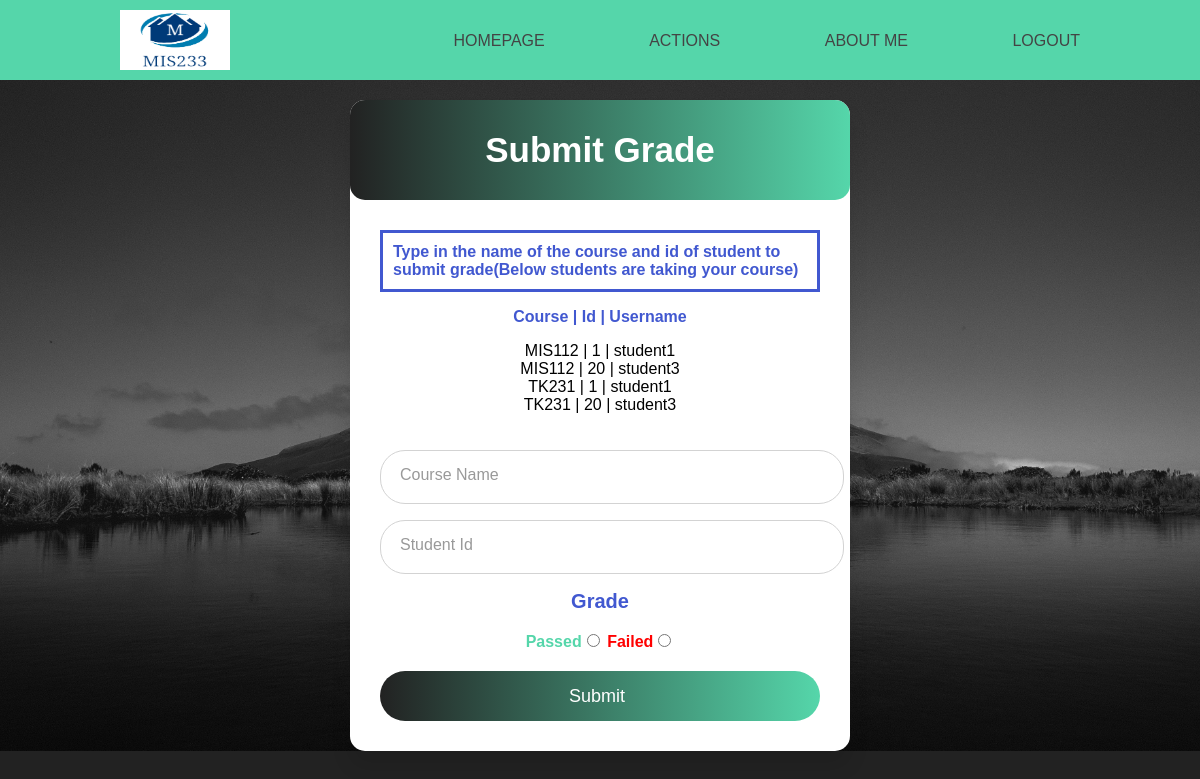
Page /pages/professor/actionProfSubmitGrade.php (signed in) on the committed database.
### tables this page shows
CREATE TABLE `course_students` (
  `id` int(11) NOT NULL,
  `course_id` int(11) NOT NULL,
  `student_id` int(11) NOT NULL,
  `is_graded` int(11) NOT NULL,
  `grade` varchar(30) NOT NULL DEFAULT 'Not Submitted'
);

CREATE TABLE `courses` (
  `course_id` int(11) NOT NULL,
  `course_name` varchar(100) NOT NULL,
  `course_description` varchar(100) NOT NULL,
  `course_quota` int(11) NOT NULL,
  `course_giver_id` int(11) DEFAULT NULL,
  `final_date` date NOT NULL,
  `is_consent_needed` tinyint(1) NOT NULL
);

CREATE TABLE `students` (
  `student_id` int(11) NOT NULL,
  `user_name` varchar(20) NOT NULL,
  `first_name` varchar(100) NOT NULL,
  `last_name` varchar(30) NOT NULL,
  `age` int(11) NOT NULL,
  `email` varchar(100) NOT NULL,
  `password` varchar(100) NOT NULL,
  `tel_number` varchar(11) NOT NULL,
  `is_active` tinyint(1) NOT NULL
);

### pages/professor/actionProfSubmitGrade.php (the view, shortened to what this page needs)
<!DOCTYPE html>
<html lang="en">
<head>
    <link rel="stylesheet" type="text/css" href="../../css/style.css">
</head>
<body>
<?php
include "/xampp/htdocs/project2/dynamics/professor/navigationProf.php";
?>
<?php
$conn=mysqli_connect("127.0.0.1","root","","project2");
$userName=$_SESSION["user_name"];
$sql3="SELECT professor_id FROM professors WHERE user_name='$userName'";
$result3=mysqli_query($conn,$sql3);
$rowx=$result3->fetch_row();
$profId=$rowx[0];
?>
<div class="wrapper" style="width: 500px; margin-top:20px;!important;">
    <div class="title" style="font-size: 35px;!important;">
        Submit Grade
    </div>
    <form action="actionProfSubmitGrade.php" method="post">
        <div class="field">
            <p id="courses">
            <p style="font-family: 'Candara', sans-serif;font-weight: 900;color: #4158d0;border-radius: %80;border: #4158d0 solid;
padding: 10px">
                Type in the name of the course and id of student to submit grade(Below students are taking your course)
            </p>
            <p style="text-align: center;color: #4158d0;font-weight: 700">Course | Id | Username</p>
            <p style="text-align: center;position: relative;" >
                <?php
                $conn=mysqli_connect("127.0.0.1","root","","project2");
                $sql = "    SELECT courses.course_name,course_students.student_id,students.user_name FROM courses
                            INNER JOIN course_students
                            ON course_students.course_id=courses.course_id
                            INNER JOIN students ON students.student_id=course_students.student_id
                            WHERE courses.course_giver_id='$profId' and is_graded=0;
                             ";
                $result = mysqli_query($conn, $sql);
                while($row=mysqli_fetch_array($result)){
                    echo $row["course_name"];
                    echo " | ";
                    echo $row["student_id"];
                    echo " | ";
                    echo $row["user_name"];
                    echo "<br>";
                }
                ?>
            </p>
        </div>
        <div class="field" style="padding-top: 150px">
            <input type="text" required name="courseName" style="">
            <label style="margin-top: 75px">Course Name</label>
        </div>
        <div class="field">
            <input type="text" required name="studentId">
            <label>Student Id</label>
        </div>
        <div style="text-align: center;margin-top: 20px">
            <label style="color: #4158d0;font-weight: 600;font-size: 20px">Grade</label>
            <br>
            <br>
            <label style="color: #55d6aa;font-weight: 600">Passed</label><input type="radio" name="grade" value="Passed">
            <label style="color: red;font-weight: 600">Failed</label><input type="radio" name="grade" value="Failed">
        </div>
        <div class="field">
            <input type="submit" value="Submit" name="submit">
        </div>
    </form>
</div>
</body>
</html>

### css/style.css (style rules this page uses)
body { margin: 0; background: #222; font-family: 'Work Sans',sans-serif; font-weight: 300; background-image: url("../img/background.jpg"); background-repeat: no-repeat; background-size: cover; }
.wrapper { width: 380px; background: #fff; border-radius: 15px; box-shadow: 0px 15px 20px rgba(0,0,0,0.1); margin:auto; margin-top: 10%; }
.wrapper .title { color: #fff; font-size: 35px; font-weight: 600; text-align: center; line-height: 100px; border-radius: 15px; background: linear-gradient(90deg, rgba(34,34,34,1) 0%, rgba(85,214,170,1) 100%); }
.wrapper form { padding: 10px 30px 30px; }
.wrapper form .field { position: relative; height: 50px; width: 100%; margin-top: 20px; }
.wrapper form .field input { height: 100%; width: 100%; padding-left: 20px; border-radius: 25px; border:1px solid lightgrey; outline: none; transition: 0.3s ease; font-size: 17px; }
.wrapper form .field input:focus, .wrapper form .field input:valid { border-color: #4158d0; }
.wrapper form .field label { position: absolute; top: 50%; left: 20px; font-size: 16px; transform: translateY(-50%); pointer-events: none; transition: all 0.3s ease; color: #999; }
.wrapper form .field input[type="submit"] { color: #fff; background: linear-gradient(90deg, rgba(34,34,34,1) 0%, rgba(85,214,170,1) 100%); font-size: 18px; font-weight: 500; border: none; padding-left: 0px; cursor: pointer; transition: all 0.3s ease; }

### rows in the picture
course_students: course.course_name "MIS112", student "1", student.user_name "student1"
course_students: course.course_name "MIS112", student "20", student.user_name "student3"
course_students: course.course_name "TK231", student "1", student.user_name "student1"
course_students: course.course_name "TK231", student "20", student.user_name "student3"
